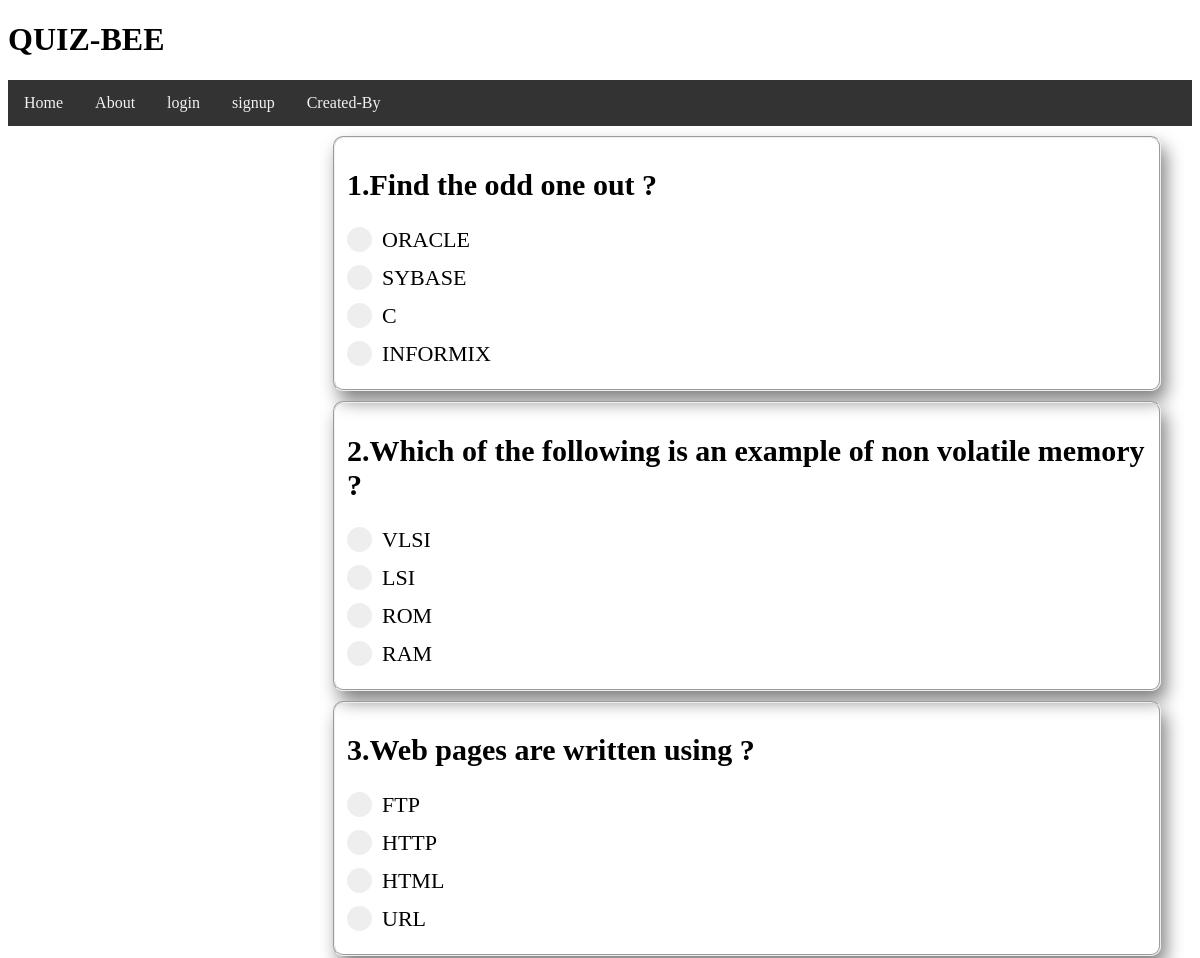
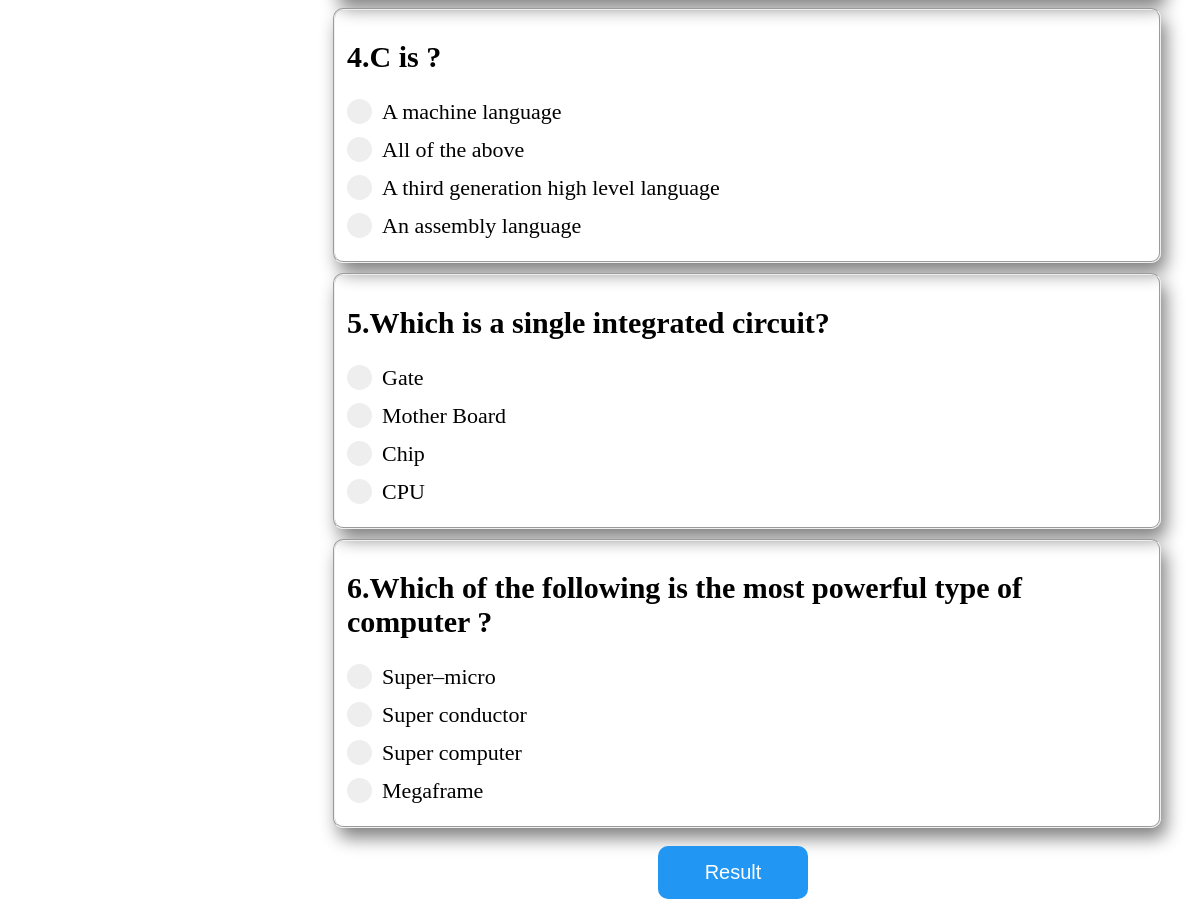
Page /quiz/Programming on the committed database (2 pictures, top to bottom).
### quiz/models.py (models this page shows)
class Questions(models.Model):
    question = models.CharField(max_length = 250)
    optiona = models.CharField(max_length = 100)
    optionb = models.CharField(max_length = 100)
    optionc = models.CharField(max_length = 100)
    optiond = models.CharField(max_length = 100)
    answer = models.CharField(max_length = 100)
    catagory = models.ForeignKey(Quiz,on_delete= models.CASCADE)
    class Meta:
        ordering = ('-catagory',)
        verbose_name_plural = "questions"
        verbose_name = "question"
    def __str__(self):
        return self.question

### quiz/views.py (the view)
# urls.py: url(r'^(?P<choice>[\w]+)', views.questions, name = 'questions'),
def questions(request ,choice):
    print(choice)
    flag = 1
    ques = Questions.objects.filter(catagory__name = choice)
    print(ques)
    if not ques:
        flag = 0
    print (flag)
    return render(request,
        'quiz/questions.html',
        {'ques':ques,'flag': flag})

### templates/quiz/questions.html (shortened to what this page needs)
{% extends "base.html" %}
{% block content%}
{% if flag == 1 %}
	<form action="./result" method="post">
	{% for que in ques %}
	<fieldset style="width:800px; margin-left:325px;border-radius:10px; box-shadow: 5px 10px 18px grey;text-align:left; margin-top: 10px;">
			<h2 style="font-size:30px; font-family:Century Gothic">{{ forloop.counter }}.{{ que.question }}</h2>
			<label class="container">{{ que.optiona }}
		<div class="checkmark"></div>
		</label>
			<label class="container">{{ que.optionb }}
			<div class="checkmark"></div>
		</label>
					<label class="container">{{ que.optionc }}
		<div class="checkmark"></div>
		</label>
					<label class="container">{{ que.optiond }}
		<div class="checkmark"></div>
		</label>
		</fieldset>
	{% endfor %}
	<br>
		<button class=" button1"type="submit" onclick="alert('Are You Sure You Want To Submit')"><span>Result</span></button>
	</form>
	{% endif %}
{% endblock %}

### templates/base.html (shortened to what this page needs)
<!DOCTYPE html>
<html>
  <head>
    {% load static %}
    <link rel = "stylesheet" href = "{% static 'quiz/main.css'%}">
  </head>
  <body>
   <h1 class="header">QUIZ-BEE</h1>
  <div class="topnav">
  <a href="/quiz" style = "text-decoration: none;" >Home</a>
  <a href="/quiz/about" style = "text-decoration: none;" >About</a>
  <a href="/accounts/" >login</a>
  <a href="/accounts/register" >signup</a>
  <a href="/quiz/created" style = "text-decoration: none;" >Created-By</a>
  </div>
  {% block content %}
  {% endblock %}
  </body>
</html>

### quiz/static/quiz/main.css (style rules this page uses)
.topnav { overflow: hidden; background-color: #333; }
.topnav a { float: left; display: block; color: #f2f2f2; text-align: center; padding: 14px 16px; text-decoration: none; }
.container { display: block; position: relative; padding-left: 35px; margin-bottom: 12px; cursor: pointer; font-size: 22px; -webkit-user-select: none; -moz-user-select: none; -ms-user-select: none; user-select: none; }
.checkmark { position: absolute; top: 0; left: 0; height: 25px; width: 25px; background-color: #eee; border-radius: 50%; }
.checkmark:after { content: ""; position: absolute; display: none; }
.container .checkmark:after { top: 9px; left: 9px; width: 8px; height: 8px; border-radius: 50%; background: white; }
.button1 { background-color:#2196F3 ; border-radius: 10px; border: none; color: white; width:150px; padding: 15px 32px; text-align: center; text-decoration: none; display: inline-block; font-size: 20px; margin-right:40px; margin-left:650px; cursor: pointer; -webkit-transition-duration: 0.4s; transition-duration: 0.4s; }
.button1 span { cursor: pointer; display: inline-block; position: relative; transition: 0.5s; }
.button1 span:after { content: '\00bb'; position: absolute; opacity: 0; top: 0; right: -20px; transition: 0.5s; }

### rows in the picture
Questions: question "Find the odd one out ?", optiona "ORACLE", optionb "SYBASE", optionc "C", optiond "INFORMIX"
Questions: question "Which of the following is an example of non volatile memory ?", optiona "VLSI", optionb "LSI", optionc "ROM", optiond "RAM"
Questions: question "Web pages are written using ?", optiona "FTP", optionb "HTTP", optionc "HTML", optiond "URL"
Questions: question "C is ?", optiona "A machine language", optionb "All of the above", optionc "A third generation high level language", optiond "An assembly language"
Questions: question "Which is a single integrated circuit?", optiona "Gate", optionb "Mother Board", optionc "Chip", optiond "CPU"
Questions: question "Which of the following is the most powerful type of computer ?", optiona "Super–micro", optionb "Super conductor", optionc "Super computer", optiond "Megaframe"
